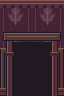

A 2D game scene composited from a Tiled map and its tileset images. What follows is a short description and the map's XML, with every tile layer's data as written:
An orthogonal 2x3 tile map with 32x32 px tiles, 1 tile layer (Assembly), 3 tilesets.

<map version="1.10" orientation="orthogonal" renderorder="right-down" width="2" height="3" tilewidth="32" tileheight="32" infinite="0" nextlayerid="2" nextobjectid="1">
  <tileset firstgid="1" source="../floors.tsx" />
  <tileset firstgid="321" source="../walls.tsx" />
  <tileset firstgid="961" source="../architecture.tsx" />
  <layer id="1" name="Assembly" width="2" height="3">
    <data encoding="csv">
653,654,
669,670,
685,686
</data>
  </layer>
</map>
